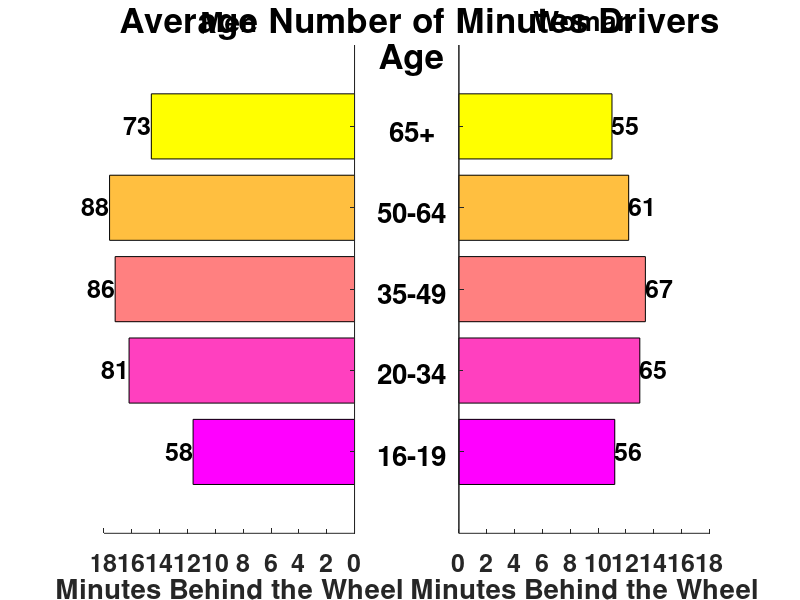

MATLAB code to generate this figure:
%xaxislocation & yaxislocation charts 
%and reverse both x and y axis in Octave
close all; clear all; clc;
figure("name",upper('Two Horizontal Bars Back to Back Chart'), ...
 "position",[1 21 1366 670])
fs=20; fs3=18; fs2=25;
%%%%%%%%%%%%%%%%%
ha1=annotation ("textbox", [0.1 0 0.85 0.99], "string", ...
             {'Average Number of Minutes Drivers'}, ...
             "fontsize", fs2, 'fontweight','bold',"edgecolor", [1 1 1], ...
             "fitboxtotext", "off", "verticalalignment", "top", ...
             "horizontalalignment", "center",'linestyle','none','linewidth',0.1);
ha1=annotation ("textbox", [0.1 0 0.83 0.93], "string", ...
             {'Age'}, ...
             "fontsize", fs2, 'fontweight','bold',"edgecolor", [1 1 1], ...
             "fitboxtotext", "off", "verticalalignment", "top", ...
             "horizontalalignment", "center",'linestyle','none','linewidth',0.1);             
%%%%%%%%%%%%%%%%%
subplot(1,2,1)
data=[58 81 86 88 73];
hb= barh(1:length(data),diag(data),"stacked");
xlabel('Minutes Behind the Wheel',...
 'fontsize',fs,'fontweight','bold')
ncolor=length(data);
opc=randi([1 18]);
%opc=8;
switch(mod(opc,18))
case 1
Mcolor=jet(ncolor);
case 2
Mcolor=cubehelix(ncolor);
case 3
Mcolor=hsv(ncolor);
case 4
Mcolor=rainbow(ncolor);
case 5
Mcolor=hot(ncolor);
case 6
Mcolor=cool(ncolor);
case 7
Mcolor=spring(ncolor);
case 8
Mcolor=summer(ncolor);
case 9
Mcolor=autumn(ncolor);
case 10
Mcolor=winter(ncolor);
case 11
Mcolor=gray(ncolor);
case 12
Mcolor=bone(ncolor);
case 13
Mcolor=copper(ncolor);
case 14
Mcolor=pink(ncolor);
case 15
Mcolor=ocean(ncolor);
case 16
Mcolor=flag(ncolor);
case 17
Mcolor=lines(ncolor);
case 0
Mcolor=prism(ncolor);
otherwise
endswitch
for i=1:length(data)
set(hb(i),"facecolor",Mcolor(i,:))
endfor
%%%%%%%%%%%%%%%%%%%%%%%%%%%%
set(gca,'YTick',1:1:length(data))
set(gca,'XTick',0:10:90)
axis([0 90 0 length(data)+1])
%%%%%%%%%%%%%%%%%%%%%%%%%%%%%%%
% yticklabel
yl=0:2:18;
y2={};
for i=1:length(yl)
if yl(i)==0
y2(i)=strcat("",num2str("0"),"");
else
y2(i)=strcat("",num2str(yl(i)),"");
endif
endfor
Ly={};
set(gca,'xticklabel',y2,'yticklabel',Ly);
set(gca,"fontsize",fs3,"fontweight","bold")
set(gca,"xminortick","off","xgrid","on", ... 
"ygrid","off","gridalpha",0,'gridcolor',[0 0 0]);
set(gca,"xaxislocation","bottom");
set(gca,"yaxislocation","right");
title("Men",'fontsize',fs);
set(gca(),"xdir","reverse")
box off;
%%%%%%%%%%%%%%%%%%%%%%%%%%%%
% data arriba de las barras
for i=1:length(data)
ht=text(data(i)+5,i-0.10,strcat("",num2str(data(i)),""));
set(ht,'fontsize',fs3,'fontweight','bold', ...
'verticalalignment','bottom', ...
'horizontalalignment','center')
endfor
%set(gca(),"ydir","reverse")
%%%%%%%%%%%%%%%%%%
subplot(1,2,2)
data=[56 65 67 61 55];
hb= barh(1:length(data),diag(data),"stacked");
xlabel('Minutes Behind the Wheel',...
 'fontsize',fs,'fontweight','bold')
for i=1:length(data)
set(hb(i),"facecolor",Mcolor(i,:))
endfor
set(gca,"xaxislocation","bottom");
set(gca,"yaxislocation","left");
title("Woman",'fontsize',fs);
%%%%%%%%%%%%%%%%%%%%%%%%%%%%
set(gca,'YTick',1:1:length(data))
set(gca,'XTick',0:10:90)
axis([0 90 0 length(data)+1])
%%%%%%%%%%%%%%%%%%%%%%%%%%%%%%%
% yticklabel
yl=0:2:18;
y2={};
for i=1:length(yl)
if yl(i)==0
y2(i)=strcat("",num2str("0"),"");
else
y2(i)=strcat("",num2str(yl(i)),"");
endif
endfor
Ly={};
set(gca,'xticklabel',y2,'yticklabel',Ly);
set(gca,"fontsize",fs3,"fontweight","bold")
set(gca,"xminortick","off","xgrid","on", ... 
"ygrid","off","gridalpha",0,'gridcolor',[0 0 0]);
box off;
%%%%%%%%%%%%%%%%%%%%%%%%%%%%
% data arriba de las barras
for i=1:length(data)
ht=text(data(i)+5,i-0.10,strcat("",num2str(data(i)),""));
set(ht,'fontsize',fs3,'fontweight','bold', ...
'verticalalignment','bottom', ...
'horizontalalignment','center')
endfor
TexC=flip({'16-19','20-34','35-49','50-64','65+'});
%%%%%%%%%%%%%%%%%%%%%%%%%%%%%
for i=1:length(data)
ha1=annotation ("textbox", [0.1 0 0.83 0.8-(i-1)*0.135], "string", ...
             cellstr(TexC(:,i)), ...
             "fontsize", fs, 'fontweight','bold',"edgecolor", [1 1 1], ...
             "fitboxtotext", "off", "verticalalignment", "top", ...
             "horizontalalignment", "center",'linestyle','none','linewidth',0.1);
endfor
